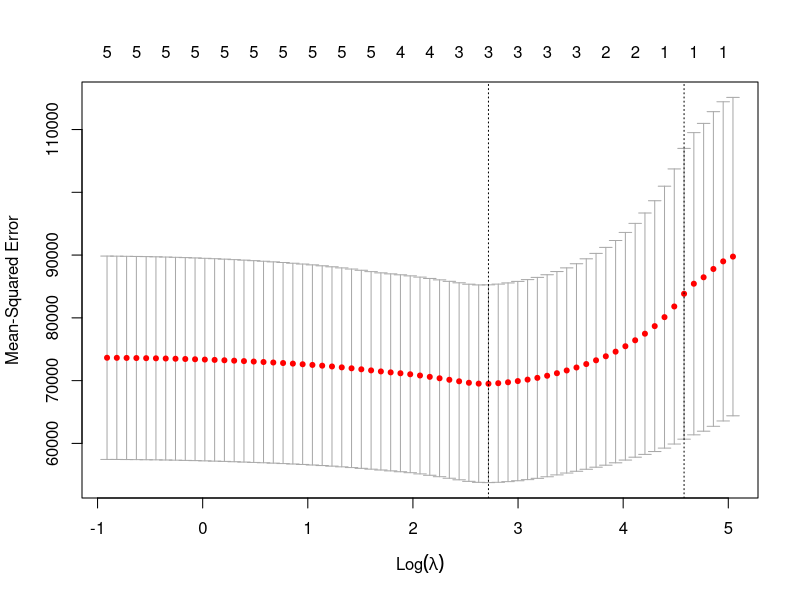

Write R code to recreate this figure.
# Load libraries
library(glmnet)

# Clear Working Memory
rm(list = ls())

# Setting Japanese font (for MacOSX)
# par(family= "HiraKakuProN-W3")

df <- read.table("crime.txt")
X <- as.matrix(df[, 3:7])
y <- as.vector(df[, 1])
cv_fit <- cv.glmnet(X, y)
plot(cv_fit)
lambda_min <- cv_fit$lambda.min
lambda_min